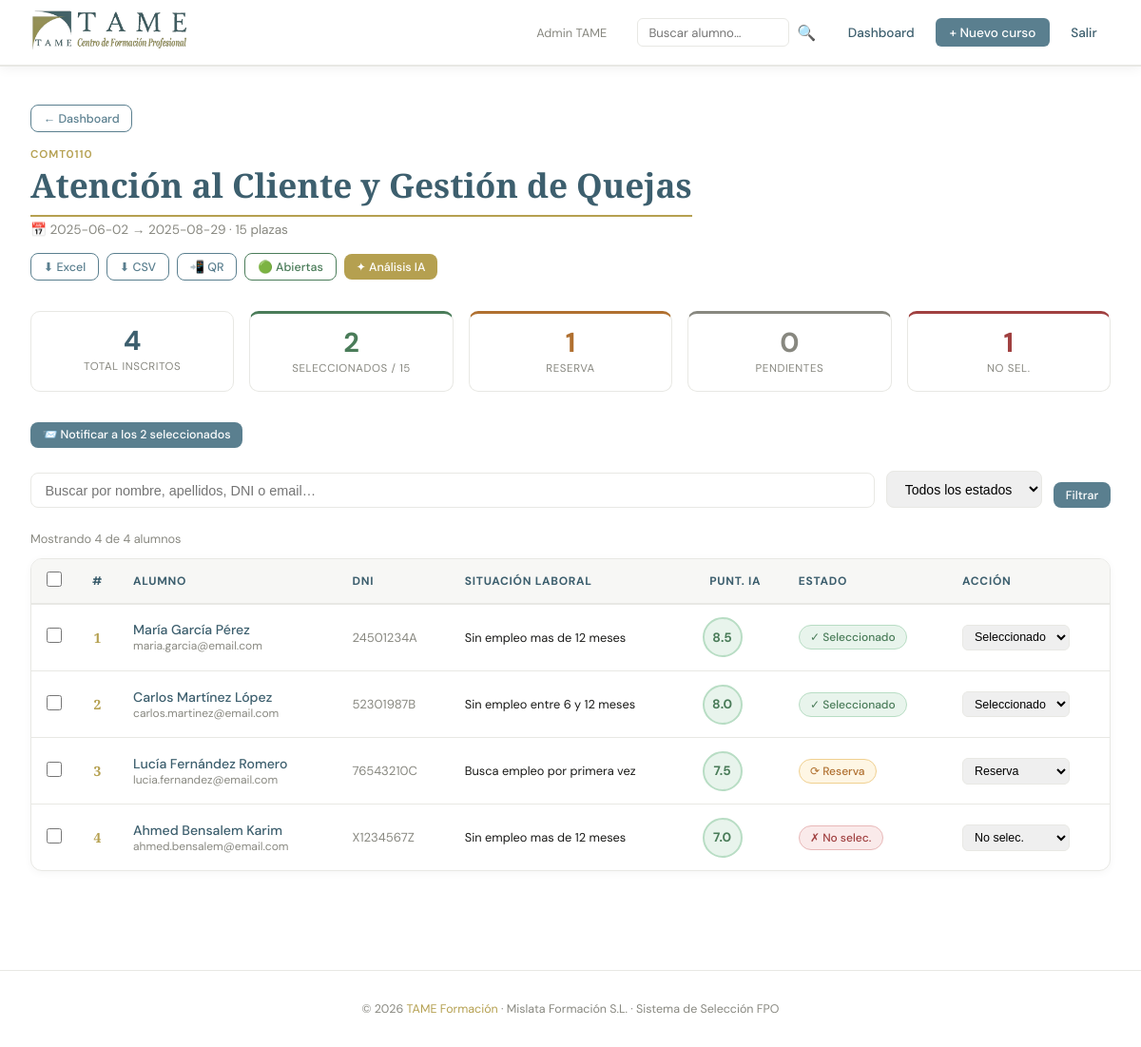
The app's page /cursos/1 (signed in), older data.
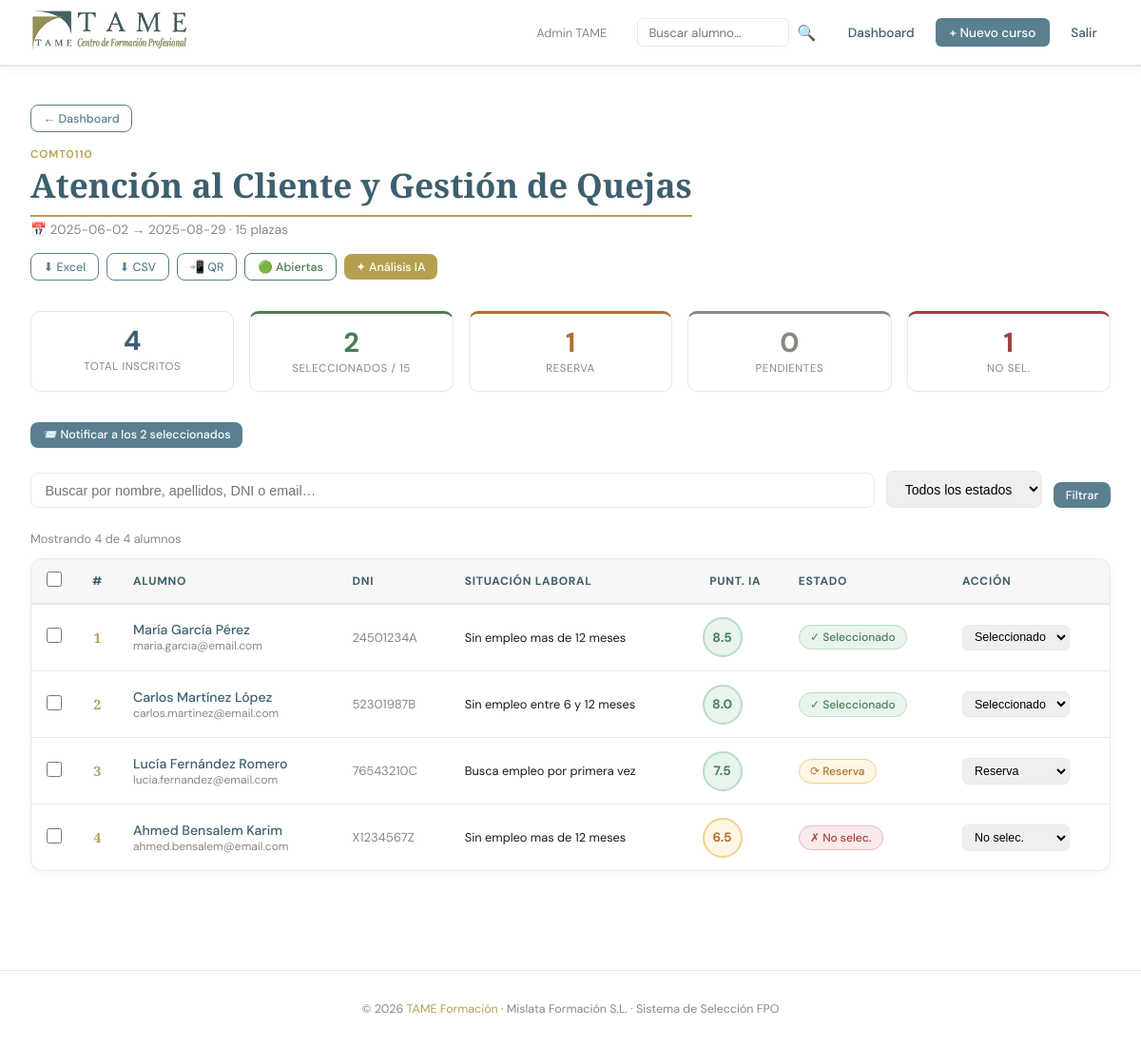
The same page, newer data.
### tables this page shows
CREATE TABLE cursos (
            id INTEGER PRIMARY KEY AUTOINCREMENT,
            nombre TEXT NOT NULL,
            codigo TEXT,
            fecha_inicio TEXT,
            fecha_fin TEXT,
            plazas INTEGER DEFAULT 20,
            descripcion TEXT,
            preguntas_prueba TEXT DEFAULT '[]',
            creado_en TEXT DEFAULT CURRENT_TIMESTAMP
        , archivado INTEGER DEFAULT 0, inscripciones_abiertas INTEGER DEFAULT 1);

CREATE TABLE alumnos (
            id INTEGER PRIMARY KEY AUTOINCREMENT,
            curso_id INTEGER NOT NULL,
            nombre TEXT NOT NULL,
            apellidos TEXT NOT NULL,
            fecha_nacimiento TEXT, domicilio TEXT,
            numero TEXT, puerta TEXT, poblacion TEXT, cp TEXT,
            telefono TEXT, telefono_emergencias TEXT,
            email TEXT, edad TEXT, sexo TEXT,
            nacionalidad TEXT, dni TEXT, seg_social TEXT, expediente TEXT,
            fecha_inscripcion_servef TEXT, oficina_servef TEXT,
            cobra_prestaciones TEXT, situacion_laboral TEXT,
            titulacion TEXT, titulacion_especialidad TEXT,
            estudia_actualmente TEXT, que_estudia TEXT,
            cursos_fpo TEXT DEFAULT "[]",
            experiencia TEXT DEFAULT "[]",
            desea_realizar TEXT, motivacion TEXT,
            tiene_carnet TEXT, tiene_vehiculo TEXT,
            razon_interes TEXT, razon_motivacion TEXT,
            razon_empleo TEXT, razon_impedimentos TEXT,
            razon_limitaciones TEXT, observaciones TEXT,
            acepta_compromiso TEXT,
            respuestas_prueba TEXT DEFAULT "{}",
            estado TEXT DEFAULT "pendiente",
            puntuacion_ia REAL, analisis_ia TEXT,
            creado_en TEXT DEFAULT CURRENT_TIMESTAMP
        , notas TEXT DEFAULT '');

### app.py (the view)
@app.route('/cursos/<int:cid>')
@login_required
def ver_curso(cid):
    conn  = get_db()
    curso = conn.execute('SELECT * FROM cursos WHERE id=?', (cid,)).fetchone()
    if not curso:
        return 'Curso no encontrado', 404
    q      = request.args.get('q', '').strip()
    estado = request.args.get('estado', '')
    page   = max(1, int(request.args.get('page', 1)))
    params  = [cid]
    filtros = "WHERE a.curso_id=?"
    if q:
        filtros += " AND (a.nombre||' '||a.apellidos LIKE ? OR a.dni LIKE ? OR a.email LIKE ?)"
        params  += [f'%{q}%', f'%{q}%', f'%{q}%']
    if estado:
        filtros += " AND a.estado=?"
        params.append(estado)
    total_rows = conn.execute(
        f"SELECT COUNT(*) FROM alumnos a {filtros}", params).fetchone()[0]
    total_pags = max(1, (total_rows + PER_PAGE - 1) // PER_PAGE)
    page       = min(page, total_pags)
    offset     = (page - 1) * PER_PAGE
    alumnos = conn.execute(f"""
        SELECT a.* FROM alumnos a {filtros}
        ORDER BY CASE a.estado
            WHEN 'seleccionado'    THEN 1
            WHEN 'reserva'         THEN 2
            WHEN 'pendiente'       THEN 3
            WHEN 'no_seleccionado' THEN 4
        END, a.puntuacion_ia DESC
        LIMIT ? OFFSET ?
    """, params + [PER_PAGE, offset]).fetchall()
    stats = conn.execute("""
        SELECT COUNT(*) as total,
               SUM(CASE WHEN estado='seleccionado'    THEN 1 ELSE 0 END) as seleccionados,
               SUM(CASE WHEN estado='reserva'         THEN 1 ELSE 0 END) as reservas,
               SUM(CASE WHEN estado='pendiente'       THEN 1 ELSE 0 END) as pendientes,
               SUM(CASE WHEN estado='no_seleccionado' THEN 1 ELSE 0 END) as no_sel
        FROM alumnos WHERE curso_id=?
    """, (cid,)).fetchone()
    preguntas       = json.loads(curso['preguntas_prueba'] or '[]')
    plazas_llenas   = (stats['seleccionados'] or 0) >= (curso['plazas'] or 0)
    inscripcion_url = request.host_url.rstrip('/') + url_for('inscripcion', cid=cid)
    qr_b64          = _generar_qr(inscripcion_url)
    ahora = datetime.now(timezone.utc).strftime('%Y-%m-%dT%H:%M:%S')
    pendientes_conf = conn.execute(
        "SELECT * FROM inscripciones_pendientes WHERE curso_id=? AND expira_en > ? ORDER BY creado_en DESC",
        (cid, ahora)).fetchall()
    return render_template('ver_curso.html',
                           curso=curso, alumnos=alumnos, preguntas=preguntas,
                           stats=stats, plazas_llenas=plazas_llenas,
                           inscripcion_url=inscripcion_url, qr_b64=qr_b64,
                           q=q, estado_filtro=estado,
                           page=page, total_pags=total_pags, total_rows=total_rows,
                           pendientes_conf=pendientes_conf)

### templates/ver_curso.html (shortened to what this page needs)
{% extends 'base.html' %}
{% block content %}
<div style="display:flex;justify-content:space-between;align-items:flex-start;margin-bottom:2rem;flex-wrap:wrap;gap:1rem;">
  <div>
    <a href="{{ url_for('dashboard') }}" class="btn btn-outline btn-sm" style="margin-bottom:1rem;">← Dashboard</a>
    <div style="font-size:0.72rem;text-transform:uppercase;letter-spacing:0.08em;color:var(--dorado);font-weight:600;">{{ curso.codigo or 'FPO' }}</div>
    <h1 class="page-title" style="margin-bottom:0.3rem;">{{ curso.nombre }}</h1>
    {% if curso.fecha_inicio %}
    <p style="color:var(--gris-t);font-size:0.85rem;">📅 {{ curso.fecha_inicio }}{% if curso.fecha_fin %} → {{ curso.fecha_fin }}{% endif %} · {{ curso.plazas }} plazas</p>
    {% endif %}
  </div>
  <div class="curso-acciones" style="display:flex;gap:0.5rem;flex-wrap:wrap;align-items:center;">
    <a href="{{ url_for('exportar_excel', cid=curso.id) }}" class="btn btn-outline btn-sm">⬇ Excel</a>
    <a href="{{ url_for('exportar_csv', cid=curso.id) }}" class="btn btn-outline btn-sm">⬇ CSV</a>
    <button class="btn btn-outline btn-sm" onclick="document.getElementById('modal-qr').style.display='flex'">📲 QR</button>
    <form method="POST" action="{{ url_for('toggle_inscripciones', cid=curso.id) }}" style="display:inline;">
      {% if (curso.inscripciones_abiertas is none) or curso.inscripciones_abiertas %}
      <button class="btn btn-outline btn-sm" style="border-color:var(--verde);color:var(--verde);" title="Las inscripciones están abiertas. Pulsa para cerrarlas.">🟢 Abiertas</button>
      {% else %}
      <button class="btn btn-outline btn-sm" style="border-color:var(--rojo);color:var(--rojo);" title="Las inscripciones están cerradas. Pulsa para abrirlas.">🔴 Cerradas</button>
      {% endif %}
    </form>
    <button class="btn btn-gold btn-sm" onclick="lanzarIA()" id="btn-ia">✦ Análisis IA</button>
  </div>
</div>
<div class="stats-row">
  <div class="stat-box"><div class="stat-num">{{ stats.total or 0 }}</div><div class="stat-label">Total inscritos</div></div>
  <div class="stat-box" style="border-top:3px solid var(--verde);"><div class="stat-num" style="color:var(--verde);">{{ stats.seleccionados or 0 }}</div><div class="stat-label">Seleccionados / {{ curso.plazas }}</div></div>
  <div class="stat-box" style="border-top:3px solid var(--naranja);"><div class="stat-num" style="color:var(--naranja);">{{ stats.reservas or 0 }}</div><div class="stat-label">Reserva</div></div>
  <div class="stat-box" style="border-top:3px solid var(--gris-t);"><div class="stat-num" style="color:var(--gris-t);">{{ stats.pendientes or 0 }}</div><div class="stat-label">Pendientes</div></div>
  <div class="stat-box" style="border-top:3px solid var(--rojo);"><div class="stat-num" style="color:var(--rojo);">{{ stats.no_sel or 0 }}</div><div class="stat-label">No sel.</div></div>
</div>
{% if (stats.seleccionados or 0) > 0 %}
<div style="margin-bottom:1.5rem;">
  <button class="btn btn-primary btn-sm" id="btn-notificar" onclick="notificarSeleccionados()">
    📨 Notificar a los {{ stats.seleccionados }} seleccionados
  </button>
</div>
{% endif %}
<form method="GET" class="filtros-bar" style="display:flex;gap:0.75rem;flex-wrap:wrap;margin-bottom:1.5rem;align-items:flex-end;">
  <div style="flex:1;min-width:200px;">
    <input type="text" name="q" value="{{ q }}" placeholder="Buscar por nombre, apellidos, DNI o email…"
           style="width:100%;padding:0.6rem 0.9rem;border:1.5px solid var(--gris-l);border-radius:8px;font-size:0.9rem;">
  </div>
  <div>
    <select name="estado" style="padding:0.6rem 0.9rem;border:1.5px solid var(--gris-l);border-radius:8px;font-size:0.88rem;">
      <option value="">Todos los estados</option>
    </select>
  </div>
  <button type="submit" class="btn btn-primary btn-sm">Filtrar</button>
</form>
{% if not alumnos and not q and not estado_filtro %}
<div class="card" style="text-align:center;padding:3rem;">
  <p style="font-family:'Cormorant Garamond',serif;font-size:1.2rem;color:var(--gris-t);">Aún no hay alumnos inscritos.</p>
  <p style="font-size:0.85rem;color:var(--gris-t);margin-top:0.5rem;">Comparte el enlace del formulario para recibir inscripciones.</p>
  <a href="{{ inscripcion_url }}" class="btn btn-primary" style="margin-top:1rem;" target="_blank">Abrir formulario de inscripción</a>
</div>
{% elif not alumnos %}
<div class="card" style="text-align:center;padding:2rem;">
  <p style="color:var(--gris-t);">No se encontraron resultados para tu búsqueda.</p>
</div>
{% else %}
<div style="display:flex;justify-content:space-between;align-items:center;flex-wrap:wrap;gap:0.75rem;margin-bottom:0.75rem;">
  <div style="font-size:0.8rem;color:var(--gris-t);">
    Mostrando {{ alumnos|length }} de {{ total_rows }} alumno{% if total_rows != 1 %}s{% endif %}
  </div>
</div>
<div class="card tabla-wrap" style="padding:0;overflow:hidden;">
  <table class="tabla">
    <thead>
      <tr>
        <th style="width:36px;"><input type="checkbox" id="sel-todos" title="Seleccionar todos" style="cursor:pointer;accent-color:var(--azul);width:16px;height:16px;"></th>
        <th style="width:40px;">#</th>
        <th>Alumno</th>
        <th class="col-dni">DNI</th>
        <th class="col-sit">Situación laboral</th>
        <th style="text-align:center;">Punt. IA</th>
        <th>Estado</th>
        <th>Acción</th>
      </tr>
    </thead>
    <tbody>
      {% for a in alumnos %}
      <tr id="fila-{{ a.id }}">
        <td style="text-align:center;">
          <input type="checkbox" class="sel-alumno" value="{{ a.id }}"
                 style="cursor:pointer;accent-color:var(--azul);width:16px;height:16px;">
        </td>
        <td class="rank-pos">
          {% if a.puntuacion_ia %}{{ (page-1)*25 + loop.index }}{% else %}<span style="color:var(--gris-l);">–</span>{% endif %}
        </td>
        <td>
          <a href="{{ url_for('ver_alumno', aid=a.id) }}" style="text-decoration:none;">
            <div style="font-weight:500;color:var(--azul-d);">{{ a.nombre }} {{ a.apellidos }}</div>
            <div style="font-size:0.75rem;color:var(--gris-t);">{{ a.email or '' }}</div>
          </a>
        </td>
        <td class="col-dni" style="font-size:0.82rem;color:var(--gris-t);">{{ a.dni or '–' }}</td>
        <td class="col-sit" style="font-size:0.8rem;">{{ a.situacion_laboral or '–' }}</td>
        <td style="text-align:center;">
          {% if a.puntuacion_ia %}
            <div class="score-circle {% if a.puntuacion_ia >= 7 %}high{% elif a.puntuacion_ia >= 5 %}mid{% else %}low{% endif %}">
              {{ "%.1f"|format(a.puntuacion_ia) }}
            </div>
          {% else %}
            <div class="score-circle">–</div>
          {% endif %}
        </td>
        <td>
          <span class="badge badge-{{ a.estado }}" id="badge-{{ a.id }}">
            {% if a.estado == 'seleccionado' %}✓ Seleccionado
            {% elif a.estado == 'reserva' %}⟳ Reserva
            {% elif a.estado == 'no_seleccionado' %}✗ No selec.
            {% else %}○ Pendiente{% endif %}
          </span>
        </td>
        <td>
          <select class="estado-select" data-id="{{ a.id }}"
                  style="font-size:0.78rem;padding:0.3rem 0.5rem;border:1px solid var(--gris-l);border-radius:6px;cursor:pointer;">
            <option value="seleccionado"    {% if a.estado=='seleccionado' %}selected{% endif %}>Seleccionado</option>
            <option value="reserva"         {% if a.estado=='reserva' %}selected{% endif %}>Reserva</option>
            <option value="no_seleccionado" {% if a.estado=='no_seleccionado' %}selected{% endif %}>No selec.</option>
          </select>
        </td>
      </tr>
      {% endfor %}
    </tbody>
  </table>
</div>
{% endif %}
{% endblock %}

### templates/base.html (shortened to what this page needs)
<!DOCTYPE html>
<html lang="es">
<head>
</head>
<body>
{% if session.user_id %}
<nav>
  <a class="nav-logo" href="{{ url_for('dashboard') }}">
    <img src="{{ url_for('static', filename='logo.png') }}" alt="TAME Formación">
  </a>
  <div class="nav-right" id="nav-right">
    <span class="nav-user">{{ session.user_nombre }}</span>
    <form action="{{ url_for('buscar_global') }}" method="GET"
          style="display:flex;align-items:center;gap:0.3rem;">
      <input type="text" name="q" placeholder="Buscar alumno…"
             style="padding:0.35rem 0.7rem;border:1.5px solid var(--gris-l);border-radius:6px;
                    font-size:0.82rem;width:160px;font-family:'DM Sans',sans-serif;transition:width 0.2s;"
             onfocus="this.style.width='200px'" onblur="this.style.width='160px'">
      <button type="submit" style="background:none;border:none;cursor:pointer;font-size:1rem;padding:0.2rem;">🔍</button>
    </form>
    <div class="nav-links">
      <a href="{{ url_for('dashboard') }}">Dashboard</a>
      <a href="{{ url_for('nuevo_curso') }}" class="btn-nav">+ Nuevo curso</a>
      <a href="{{ url_for('logout') }}">Salir</a>
    </div>
  </div>
</nav>
{% endif %}
<main>{% block content %}{% endblock %}</main>
<footer>© 2026 <span>TAME Formación</span> · Mislata Formación S.L. · Sistema de Selección FPO</footer>
</body>
</html>

Row changes from the older to the newer data that the page shows:
changed alumnos "Ahmed": puntuacion_ia "7.0" → "6.5"
